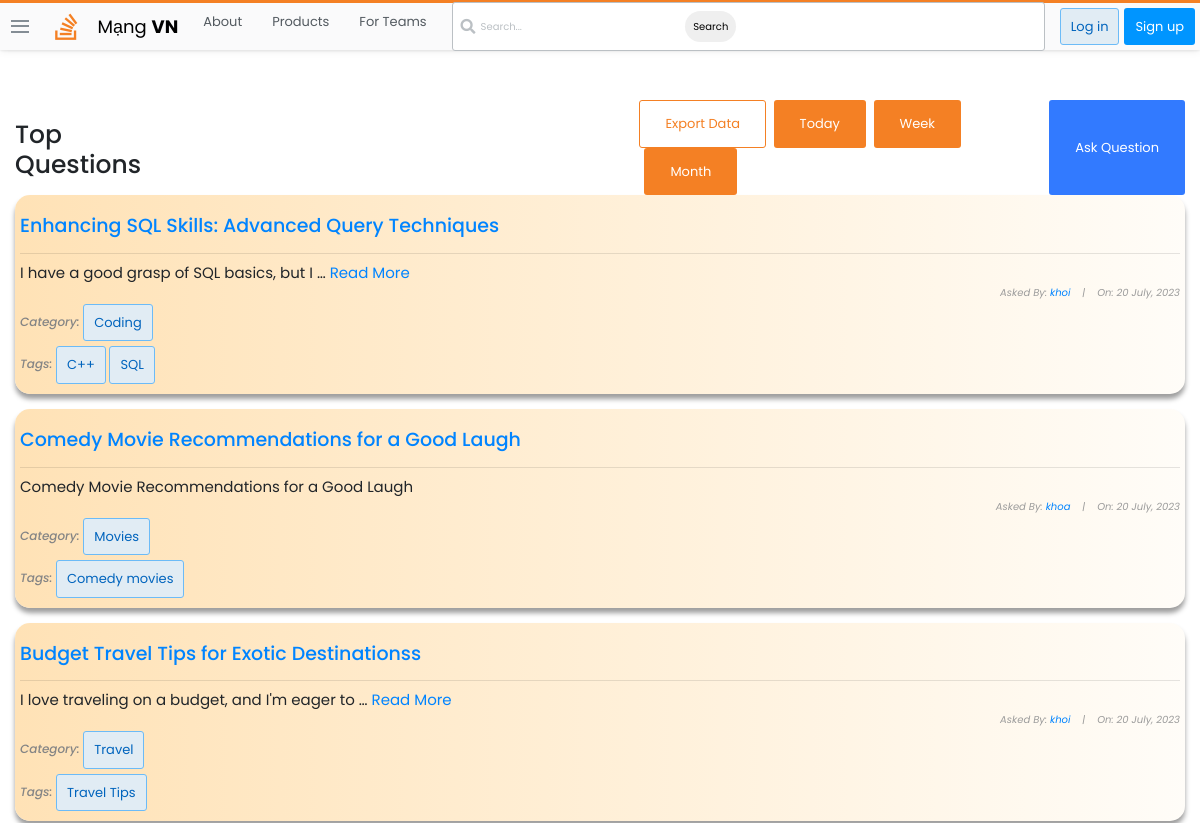
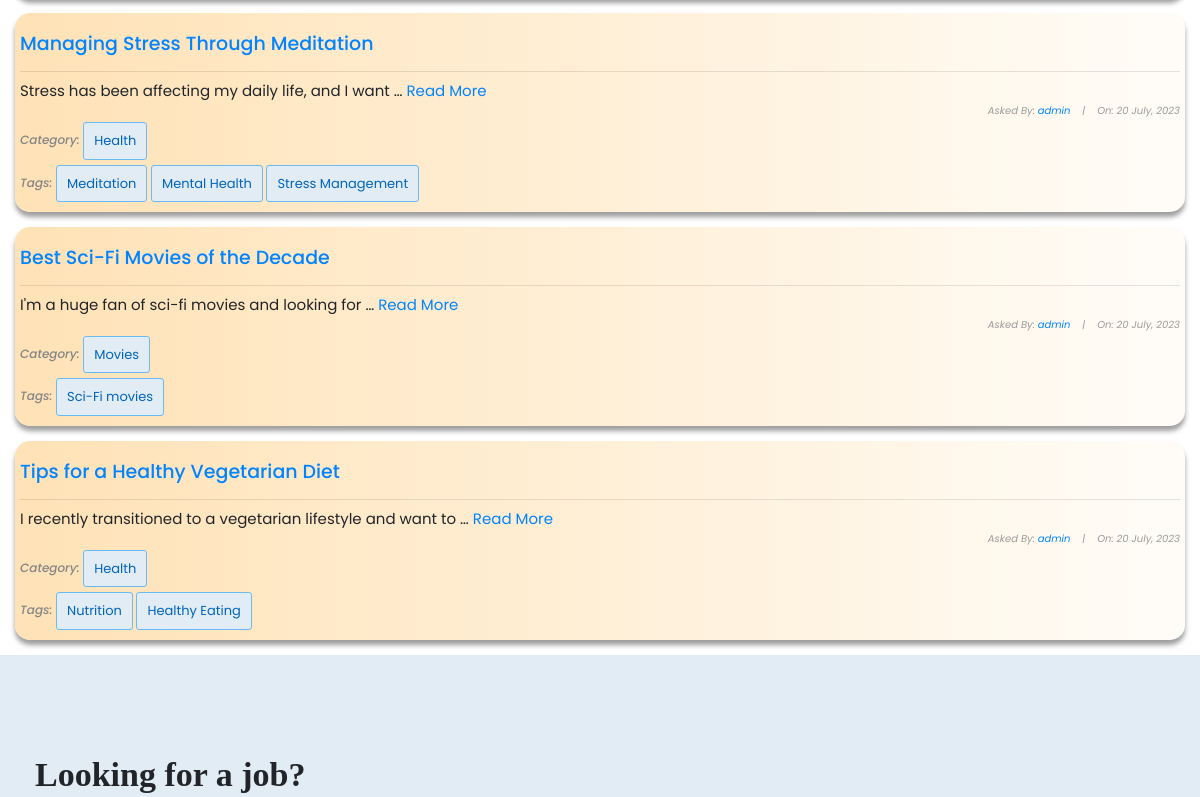
The app's page /questions/ (upper part), older data (2 pictures, top to bottom).
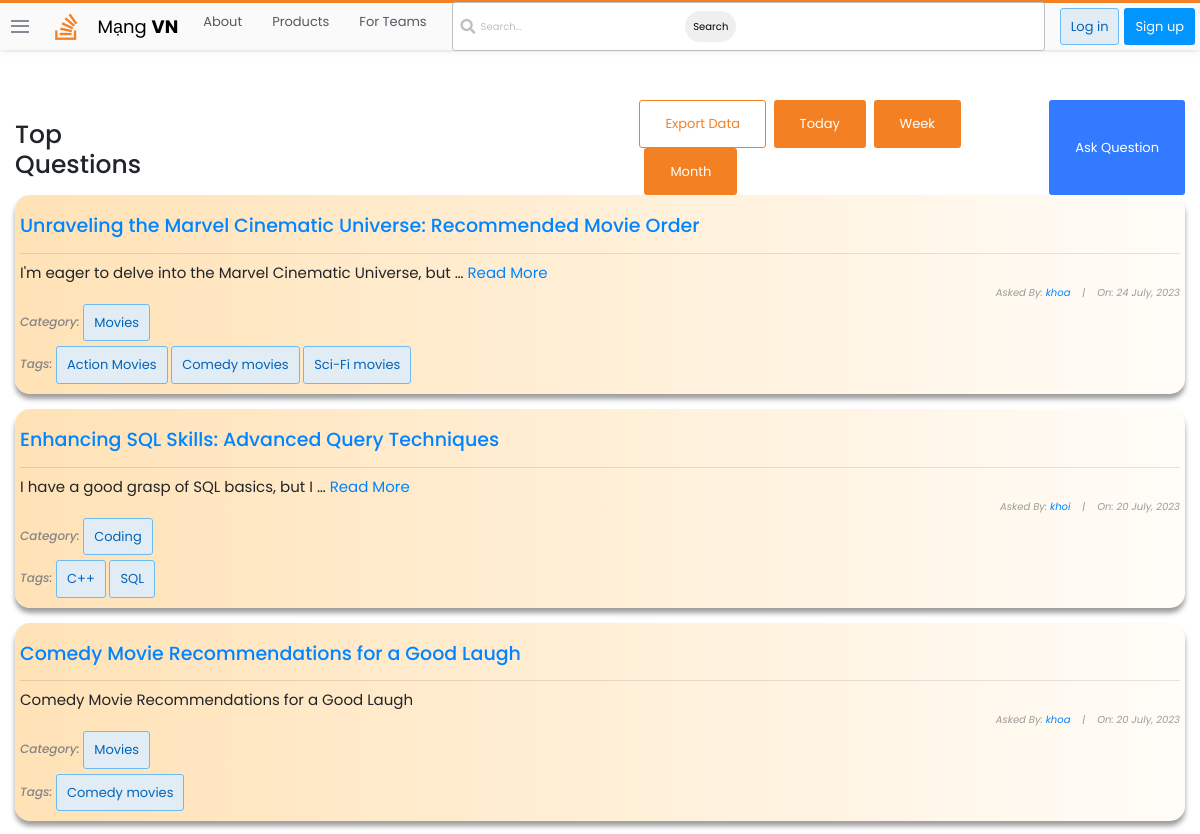
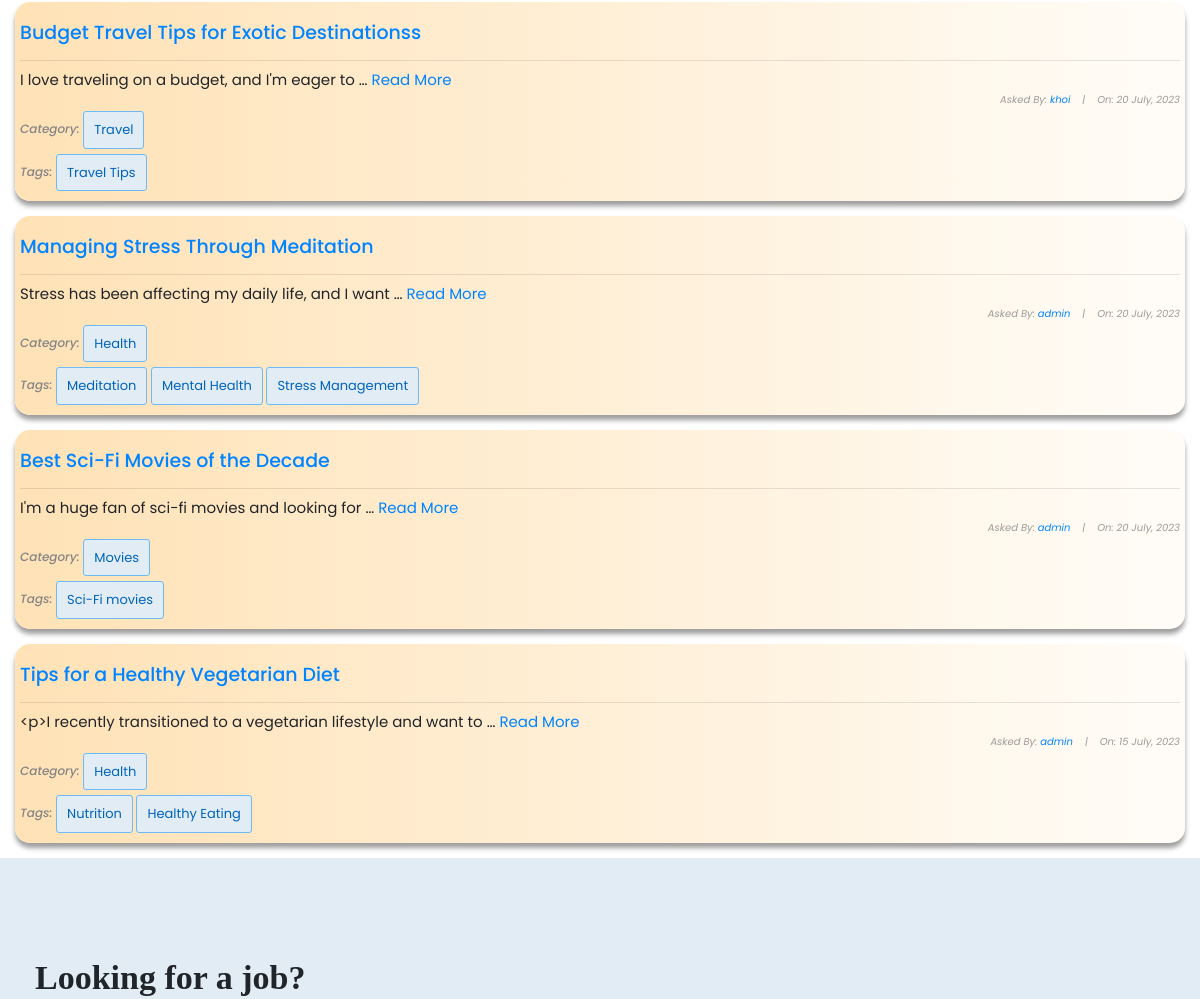
The same page, newer data (2 pictures, top to bottom).
### stackbase/models.py (models this page shows, shortened)
class Question(models.Model):
    user = models.ForeignKey(User, on_delete=models.CASCADE)
    title = models.CharField(max_length=10000)
    content = RichTextField()
    likes = models.ManyToManyField(User, related_name='question_post')
    date_created = models.DateTimeField(default=timezone.now)
    category = models.ForeignKey(Category, on_delete=models.CASCADE, null=True)
    tags = models.ManyToManyField(Tag, blank=True)

class Category(models.Model):
    name = models.CharField(max_length=100)
    tags = models.ManyToManyField('Tag', related_name='categories')

class Tag(models.Model):
    name = models.CharField(max_length=100)

### stackbase/views.py (the view, shortened to what this page needs)
# urls.py: path('questions/', views.QuestionListView.as_view(), name="question-lists"),
class QuestionListView(ListView):
    model = Question
    context_object_name = 'questions'
    def get_context_data(self, **kwargs):
        context = super().get_context_data(**kwargs)
        search_input = self.request.GET.get('search-bar') or ""
        context['tab'] = self.request.GET.get('tab', None)
        return context
    def get_queryset(self):
        tab = self.request.GET.get('tab', None)
        if tab == 'today':
            start_date = datetime.now().date()
            end_date = start_date + timedelta(days=1)
            queryset = Question.objects.filter(date_created__gte=start_date, date_created__lt=end_date).order_by('-date_created')
        elif tab == 'week':
            start_date = datetime.now() - timedelta(weeks=1)
            queryset = Question.objects.filter(date_created__gte=start_date).order_by('-date_created')
        elif tab == 'month':
            start_date = datetime.now() - timedelta(days=30)
            queryset = Question.objects.filter(date_created__gte=start_date).order_by('-date_created')
        else:
            queryset = Question.objects.all().order_by('-date_created')
        return queryset

### stackbase/templates/stackbase/question_list.html (shortened to what this page needs)
{% extends 'base.html' %}
{% block content %}
<!DOCTYPE html>
<html lang="en">
<head>
</head>
<body>
    <div class="container">
        <div id="sub-nav">
            <h1 id="fh1">Top Questions</h1>
            <div>
                {% if category %}
                    <a id="export-data-btn" class="btn btn-developers" href="#">Export Data</a>
                {% elif tags %}
                    <a id="export-data-btn" class="btn btn-developers" href="#">Export Data</a>
                {% else %}
                    <a id="export-data-btn" class="btn btn-developers" href="#">Export Data</a>
                {% endif %}
                <a class="btn btn-businesses" href="?tab=today{% if category %}&category={{ category }}{% endif %}">Today</a>
                <a class="btn btn-businesses" href="?tab=week{% if category %}&category={{ category }}{% endif %}">Week</a>
                <a class="btn btn-businesses" href="?tab=month{% if category %}&category={{ category }}{% endif %}">Month</a>
            </div>
            {% if user.is_authenticated %}
                <button class="btn" id="logout-btn"><a id="fa" href="{% url 'stackbase:question-create'%}" style="color: white; text-decoration: none;">Ask Question</a></button>
            {% else %}
                <button class="btn" id="logout-btn"><a id="fa" href="{% url 'login' %}" style="color: white; text-decoration: none;">Ask Question</a></button>
            {% endif %}
        </div>
        <div class="list-question">
            <div class="questions">
                {% for question in questions %}
                <div class="container" style="background: linear-gradient(to right, rgb(255, 226, 182), rgba(255, 166, 0, 0.027)); padding: 5px; box-shadow: rgba(0, 0, 0, 0.383) 0px 5px 5px 0px; border-radius: 15px;" >
                    <div id="title-sec" style="display: flex; align-items: center;">
                        <h3 id="fh3"><a href="{% url 'stackbase:question-detail' question.id%}">{{ question.title }}</a></h3>
                    </div>
                    <hr>
                    {% if question.content|wordcount <= 10 %}
                    <h6 id="fh6" style="text-align: left;">{{ question.content}}</h6>
                    {% else %}
                    <h6 id="fh6" style="text-align: left;">{{ question.content|truncatewords:10}} <a href="{% url 'stackbase:question-detail' question.id%}">Read More</a></h6>
                    {% endif %}
                    <h6 id="fh6" style="font-size: 10px; font-style: italic; color: rgb(155, 155, 155);">Asked By: <a href="{% url 'profile' %}">{{ question.user }}</a>&nbsp;&nbsp;&nbsp; |&nbsp;&nbsp;&nbsp; On: {{question.date_created|date:"j F, Y"}}</h6>
                    <h5 style="text-align: left; font-size: 12px; font-style: italic;">
                        Category: {% if question.category %}
                            <a href="{% url 'stackbase:category-question-lists' question.category.name %}" style="text-decoration: none;">
                                <button class="btn btn-login">{{ question.category.name }}</button>
                            </a>
                        {% else %}
                            None
                        {% endif %}
                    </h5>
                    <h5 style="text-align: left; font-size: 12px; font-style: italic;">Tags:
                        {% for tag in question.tags.all %}
                        <div class="tag-box">
                            <a href="{% url 'stackbase:tag-question-lists' tag.name %}" style="text-decoration: none;">
                                <button class="btn btn-login">{{ tag.name }}</button>
                            </a>
                        </div>
                        {% endfor %}
                    </h5>
                </div> <br>
                {% endfor %}
            </div>
        </div>
    </div>
</body>
</html>
{% endblock content %}

### templates/base.html (shortened to what this page needs)
{% load static %}
<!doctype html>
<html lang="en">
<head>
    <link rel="stylesheet" href="https://cdnjs.cloudflare.com/ajax/libs/font-awesome/5.14.0/css/all.min.css" />
    <link rel="stylesheet" href="https://maxcdn.bootstrapcdn.com/bootstrap/4.0.0/css/bootstrap.min.css">
    <link rel="stylesheet" href="{% static 'main.css' %}">
</head>
<body>
<header>
<div class="nav-container">
    <nav>
        <div class="nav-brand">
            <div class="hamburger-menu-container">
                <div class="hamburger-menu">
                    <div class="line"></div>
                    <div class="line"></div>
                    <div class="line"></div>
                </div>
            </div>
            <a href="" class="nav-icon">
                <i class="fab fa-stack-overflow"></i>
                <a href="{% url 'stackbase:home' %}" style="text-decoration: none; color: black;"><div class="nav-icon-text">Mạng <span class="nav-bold-text">VN</span></a>
                </div>
        </div>
        <div class="nav-base-links">
            <ul>
                <li><a href="#">About</a></li>
                <li><a href="#">Products</a></li>
                <li><a href="#">For Teams</a></li>
            </ul>
        </div>
        <div class="nav-search">
            <div class="search-container">
                <i class="fas fa-search"></i>
                <form action="{% url 'stackbase:question-lists' %}" method="GET">
                    <input type="text" id="search-bar" name="search-bar" placeholder="Search..." value="{{ search_input }}">
                    <button type="submit" style="border-radius: 25px; border: none; padding: 8px;">Search</button>
                </form>
            </div>
        </div>
        <div class="nav-right-buttons">
            {% if user.is_authenticated %}
                <a href="{% url 'profile' %}" class="btn btn-login">Profile</a>
                <a href="{% url 'logout' %}" class="btn btn-register">Logout</a>
            {% else %}
                <a href="{% url 'login' %}" class="btn btn-login">Log in</a>
                <a href="{% url 'register' %}" class="btn btn-register">Sign up</a>
            {% endif %}
        </div>
</header>
{% block content %}
{% endblock content %}
<section class="jobs">
    <div class="container">
        <div class="jobs-content">
            <h3 class="jobs-title">Looking for a job?</h3>
        </div>
    </div>
</section>
</body>
</html>

### stackbase/templates/stackbase/question_list.html (style rules this page uses)
body { margin-top: 100px; font-family: 'Poppins', sans-serif; }
#fh1 { margin-top: 20px; margin-right: 450px; }
#sub-nav { display: flex; justify-content: space-around; }
#logout-btn { background-color: rgb(50, 122, 255); }
#fh3 { text-align: left; font-size: 19px; padding-top: 15px; }
#fh6 { text-align: right; font-size: 15px; font-weight: normal; }
a { color: rgb(0, 132, 255); }
h5 { color: rgb(133, 133, 133); }
.tag-box { display: inline-block; }

Row changes from the older to the newer data that the page shows:
added Question: title "Unraveling the Marvel Cinematic Universe: Recommended Movie Order", content "I'm eager to delve into the Marvel Cinematic Universe, but …", user "khoa", date_created "24 July, 2023", category.name "Movies", Tag (name "Comedy movies"), Tag (name "Sci-Fi movies")
now on this page (row unchanged): Tag: name "Action Movies", shown under "Unraveling the Marvel Cinematic Universe: Recommended Movie Order"
changed Question "Tips for a Healthy Vegetarian Diet": content "I recently transitioned to a vegetarian lifestyle and want to …" → "<p>I recently transitioned to a vegetarian lifestyle and want to …"; date_created "20 July, 2023" → "15 July, 2023"
